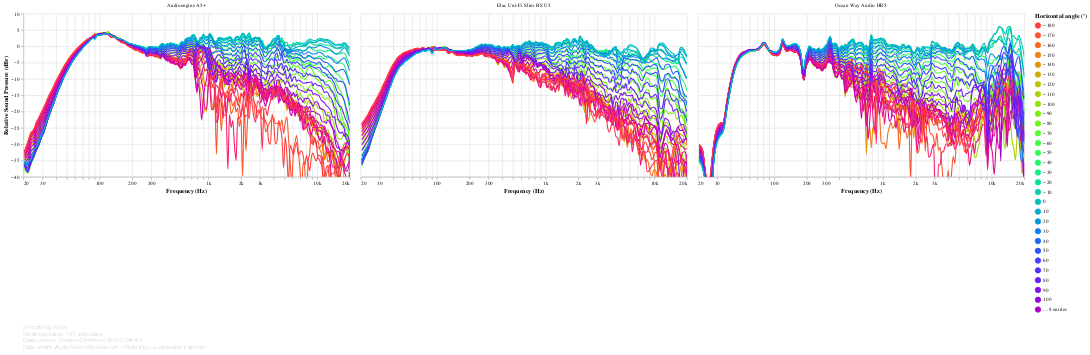

The cell this chart's notebook holds for it:
### Markdown cell above
Use the slider at the bottom to focus on a specific angle. Note that the slider can be slow to respond, especially if there are many speakers. Double-click the chart to reset.

Keep in mind that these graphs can be shown normalized to flat on-axis by changing the settings in the *Normalization* section above.

### Code cell
#@markdown
def off_axis_angles_chart(direction):
    return frequency_response_db_chart(
        speakers_fr_ready
            .loc[:, 'SPL ' + direction]
            .pipe(lsx.data.convert_angles)
            .pipe(lambda df: df.pipe(lsx.pd.set_columns, df.columns.map(mapper=lambda column: f'{column:+.0f}')))
            .rename_axis(columns='Angle'),
        lambda chart: lsx.util.pipe(chart
            .transform_calculate(angle=alt.expr.toNumber(alt.datum['key'])),
            lambda chart: lsx.alt.filter_selection(chart, alt.selection_single(
                fields=['angle'],
                bind=alt.binding_range(min=-170, max=180, step=10, name=direction + ' angle selector (°)'),
                clear='dblclick'))
            .encode(
                sound_pressure_yaxis(),
                alt.Color(
                    'angle', title=direction + ' angle (°)', type='quantitative',
                    scale=alt.Scale(scheme='sinebow', domain=(-180, 180)),
                    # We have to explicitly set the legend type to 'gradient' because of https://github.com/vega/vega-lite/issues/6258
                    legend=alt.Legend(type='gradient', gradientLength=300, values=list(range(-180, 180+10, 10))))),
            speaker_facet, speaker_input),
        lambda chart: lsx.alt.interactive_line(chart),
        fold={},
        additional_tooltips=[alt.Tooltip('key', type='nominal', title=direction + ' angle (°)')],
        sidebyside=True
    )

off_axis_angles_chart('Horizontal')

### Figure 1 — Vega-Lite specification as saved in the notebook (floating-point values rounded to 4 significant figures; data arrays with more than 128 entries replaced by an {"elided": "..."} marker saying what was removed)
{"config": {"view": {"continuousWidth": 400, "continuousHeight": 300, "opacity": 0}}, "vconcat": [{"data": {"name": "data-d2ea1975b51ccc2687ca6a6ec7961dea"}, "facet": {"type": "nominal", "field": "speaker", "title": null}, "spec": {"layer": [{"mark": {"type": "line", "clip": true, "interpolate": "monotone"}, "encoding": {"opacity": {"condition": {"value": 1, "selection": "selector016"}, "value": 0.2}}, "selection": {"selector016": {"type": "multi", "encodings": ["color"], "bind": "legend"}, "selector018": {"type": "interval", "bind": "scales", "encodings": ["x", "y"]}, "selector019": {"type": "single", "fields": ["angle"], "bind": {"input": "range", "max": 180, "min": -170, "name": "Horizontal angle selector (°)", "step": 10}, "clear": "dblclick"}, "selector020": {"type": "single", "fields": ["speaker"], "bind": {"input": "select", "options": [null, "Audioengine A5+", "Elac Uni-Fi Slim BS U5", "Ocean Way Audio HR5"], "labels": ["All", "Audioengine A5+", "Elac Uni-Fi Slim BS U5", "Ocean Way Audio HR5"], "name": "Speaker: "}}}}, {"mark": {"type": "circle", "clip": true, "size": 100}, "encoding": {"fillOpacity": {"condition": {"value": 0.3, "selection": "selector017"}, "value": 0}}, "selection": {"selector017": {"type": "single", "on": "mouseover", "clear": "mouseout", "empty": "none", "encodings": ["x", "y"]}}}], "encoding": {"color": {"type": "quantitative", "field": "angle", "legend": {"gradientLength": 300, "type": "gradient", "values": [-180, -170, -160, -150, -140, -130, -120, -110, -100, -90, -80, -70, -60, -50, -40, -30, -20, -10, 0, 10, 20, 30, 40, 50, 60, 70, 80, 90, 100, 110, 120, 130, 140, 150, 160, 170, 180]}, "scale": {"domain": [-180, 180], "scheme": "sinebow"}, "title": "Horizontal angle (°)"}, "tooltip": [{"type": "nominal", "field": "key", "title": "Horizontal angle (°)"}, {"type": "quantitative", "field": "frequency", "format": ".03s", "title": "Frequency (Hz)"}, {"type": "quantitative", "field": "value", "format": ".2f", "title": "Value (dB)"}], "x": {"type": "quantitative", "axis": {"format": "s"}, "field": "frequency", "scale": {"base": 10, "domain": [20, 20000], "nice": false, "type": "log"}, "title": "Frequency (Hz)"}, "y": {"type": "quantitative", "axis": {"grid": true}, "field": "value", "scale": {"domain": [-40, 10]}, "title": ["Relative Sound Pressure (dBr)"]}}, "height": 300, "transform": [{"flatten": ["frequency", "-100", "-10", "-110", "-120", "-130", "-140", "-150", "-160", "-170", "-20", "-30", "-40", "-50", "-60", "-70", "-80", "-90", "+100", "+10", "+110", "+120", "+130", "+140", "+150", "+160", "+170", "+180", "+20", "+30", "+40", "+50", "+60", "+70", "+80", "+90", "+0"]}, {"fold": ["-100", "-10", "-110", "-120", "-130", "-140", "-150", "-160", "-170", "-20", "-30", "-40", "-50", "-60", "-70", "-80", "-90", "+100", "+10", "+110", "+120", "+130", "+140", "+150", "+160", "+170", "+180", "+20", "+30", "+40", "+50", "+60", "+70", "+80", "+90", "+0"]}, {"calculate": "toNumber(datum['key'])", "as": "angle"}, {"filter": {"selection": "selector019"}}], "width": 600}, "transform": [{"filter": {"selection": "selector020"}}]}, {"mark": "text", "height": 1, "title": {"text": ["Smoothing: None", "Mean resolution: 19.5 pts/octave", "Data License: Creative Commons BY-NC-SA 4.0", "Data: amirm, AudioScienceReview.com - Plotted by Loudspeaker Explorer"], "anchor": "start", "color": "gray", "fontSize": 10, "fontWeight": "lighter"}, "width": 600}], "resolve": {"legend": {"color": "independent"}}, "$schema": "https://vega.github.io/schema/vega-lite/v4.8.1.json", "datasets": {"data-d2ea1975b51ccc2687ca6a6ec7961dea": [{"speaker": "Audioengine A5+", "frequency": {"elided": "194 float values"}, "-100": {"elided": "194 float values"}, "-10": {"elided": "194 float values"}, "-110": {"elided": "194 float values"}, "-120": {"elided": "194 float values"}, "-130": {"elided": "194 float values"}, "-140": {"elided": "194 float values"}, "-150": {"elided": "194 float values"}, "-160": {"elided": "194 float values"}, "-170": {"elided": "194 float values"}, "-20": {"elided": "194 float values"}, "-30": {"elided": "194 float values"}, "-40": {"elided": "194 float values"}, "-50": {"elided": "194 float values"}, "-60": {"elided": "194 float values"}, "-70": {"elided": "194 float values"}, "-80": {"elided": "194 float values"}, "-90": {"elided": "194 float values"}, "+100": {"elided": "194 float values"}, "+10": {"elided": "194 float values"}, "+110": {"elided": "194 float values"}, "+120": {"elided": "194 float values"}, "+130": {"elided": "194 float values"}, "+140": {"elided": "194 float values"}, "+150": {"elided": "194 float values"}, "+160": {"elided": "194 float values"}, "+170": {"elided": "194 float values"}, "+180": {"elided": "194 float values"}, "+20": {"elided": "194 float values"}, "+30": {"elided": "194 float values"}, "+40": {"elided": "194 float values"}, "+50": {"elided": "194 float values"}, "+60": {"elided": "194 float values"}, "+70": {"elided": "194 float values"}, "+80": {"elided": "194 float values"}, "+90": {"elided": "194 float values"}, "+0": {"elided": "194 float values"}}, {"speaker": "Elac Uni-Fi Slim BS U5", "frequency": {"elided": "194 float values"}, "-100": {"elided": "194 float values"}, "-10": {"elided": "194 float values"}, "-110": {"elided": "194 float values"}, "-120": {"elided": "194 float values"}, "-130": {"elided": "194 float values"}, "-140": {"elided": "194 float values"}, "-150": {"elided": "194 float values"}, "-160": {"elided": "194 float values"}, "-170": {"elided": "194 float values"}, "-20": {"elided": "194 float values"}, "-30": {"elided": "194 float values"}, "-40": {"elided": "194 float values"}, "-50": {"elided": "194 float values"}, "-60": {"elided": "194 float values"}, "-70": {"elided": "194 float values"}, "-80": {"elided": "194 float values"}, "-90": {"elided": "194 float values"}, "+100": {"elided": "194 float values"}, "+10": {"elided": "194 float values"}, "+110": {"elided": "194 float values"}, "+120": {"elided": "194 float values"}, "+130": {"elided": "194 float values"}, "+140": {"elided": "194 float values"}, "+150": {"elided": "194 float values"}, "+160": {"elided": "194 float values"}, "+170": {"elided": "194 float values"}, "+180": {"elided": "194 float values"}, "+20": {"elided": "194 float values"}, "+30": {"elided": "194 float values"}, "+40": {"elided": "194 float values"}, "+50": {"elided": "194 float values"}, "+60": {"elided": "194 float values"}, "+70": {"elided": "194 float values"}, "+80": {"elided": "194 float values"}, "+90": {"elided": "194 float values"}, "+0": {"elided": "194 float values"}}, {"speaker": "Ocean Way Audio HR5", "frequency": {"elided": "194 float values"}, "-100": {"elided": "194 float values"}, "-10": {"elided": "194 float values"}, "-110": {"elided": "194 float values"}, "-120": {"elided": "194 float values"}, "-130": {"elided": "194 float values"}, "-140": {"elided": "194 float values"}, "-150": {"elided": "194 float values"}, "-160": {"elided": "194 float values"}, "-170": {"elided": "194 float values"}, "-20": {"elided": "194 float values"}, "-30": {"elided": "194 float values"}, "-40": {"elided": "194 float values"}, "-50": {"elided": "194 float values"}, "-60": {"elided": "194 float values"}, "-70": {"elided": "194 float values"}, "-80": {"elided": "194 float values"}, "-90": {"elided": "194 float values"}, "+100": {"elided": "194 float values"}, "+10": {"elided": "194 float values"}, "+110": {"elided": "194 float values"}, "+120": {"elided": "194 float values"}, "+130": {"elided": "194 float values"}, "+140": {"elided": "194 float values"}, "+150": {"elided": "194 float values"}, "+160": {"elided": "194 float values"}, "+170": {"elided": "194 float values"}, "+180": {"elided": "194 float values"}, "+20": {"elided": "194 float values"}, "+30": {"elided": "194 float values"}, "+40": {"elided": "194 float values"}, "+50": {"elided": "194 float values"}, "+60": {"elided": "194 float values"}, "+70": {"elided": "194 float values"}, "+80": {"elided": "194 float values"}, "+90": {"elided": "194 float values"}, "+0": {"elided": "194 float values"}}]}}
